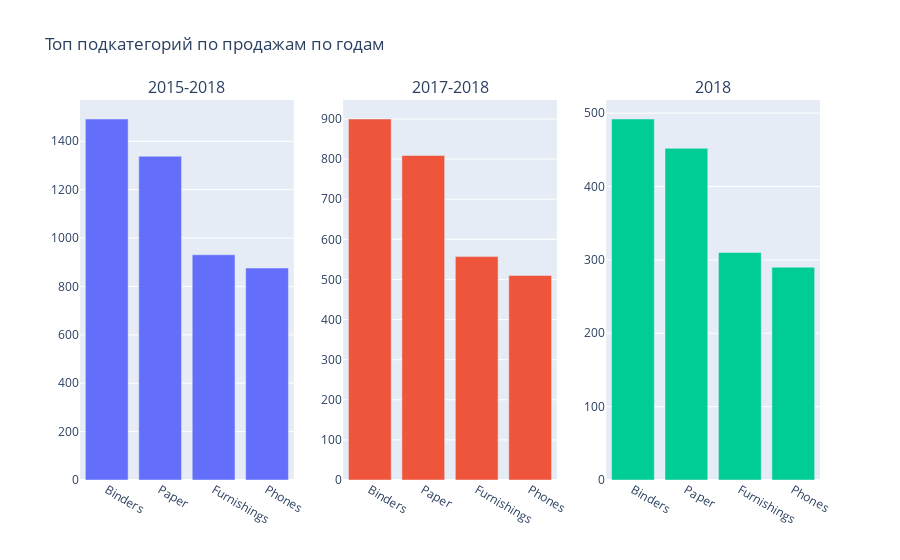

Notebook code cell kept with this figure:
### Markdown cell above
Визуализируем полученные данные

### Code cell
fig = make_subplots(rows=1, cols=3, subplot_titles=['2015-2018', '2017-2018', '2018'])


fig.add_trace(
    go.Bar(x=top_sub_cat_all.index, y=top_sub_cat_all.values, name='2015-2018'),
    row=1, col=1
)


fig.add_trace(
    go.Bar(x=top_sub_cat_two_years.index, y=top_sub_cat_two_years.values, name='2017-2018'),
    row=1, col=2
)


fig.add_trace(
    go.Bar(x=top_sub_cat_one_years.index, y=top_sub_cat_one_years.values, name='2018'),
    row=1, col=3
)

fig.update_layout(title_text='Топ подкатегорий по продажам по годам', showlegend=False)
fig.show()

### Figure 1 — Plotly figure (JSON) as saved in the notebook; plotly's stock layout.template omitted (floating-point values rounded to 4 significant figures)
{"data": [{"name": "2015-2018", "type": "bar", "x": ["Binders", "Paper", "Furnishings", "Phones"], "xaxis": "x", "y": [1492, 1338, 931, 876], "yaxis": "y"}, {"name": "2017-2018", "type": "bar", "x": ["Binders", "Paper", "Furnishings", "Phones"], "xaxis": "x2", "y": [900, 809, 557, 510], "yaxis": "y2"}, {"name": "2018", "type": "bar", "x": ["Binders", "Paper", "Furnishings", "Phones"], "xaxis": "x3", "y": [492, 452, 310, 290], "yaxis": "y3"}], "layout": {"annotations": [{"font": {"size": 16}, "showarrow": false, "text": "2015-2018", "x": 0.1444, "xanchor": "center", "xref": "paper", "y": 1, "yanchor": "bottom", "yref": "paper"}, {"font": {"size": 16}, "showarrow": false, "text": "2017-2018", "x": 0.5, "xanchor": "center", "xref": "paper", "y": 1, "yanchor": "bottom", "yref": "paper"}, {"font": {"size": 16}, "showarrow": false, "text": "2018", "x": 0.8556, "xanchor": "center", "xref": "paper", "y": 1, "yanchor": "bottom", "yref": "paper"}], "showlegend": false, "title": {"text": "Топ подкатегорий по продажам по годам"}, "xaxis": {"anchor": "y", "domain": [0, 0.2889]}, "xaxis2": {"anchor": "y2", "domain": [0.3556, 0.6444]}, "xaxis3": {"anchor": "y3", "domain": [0.7111, 1]}, "yaxis": {"anchor": "x", "domain": [0, 1]}, "yaxis2": {"anchor": "x2", "domain": [0, 1]}, "yaxis3": {"anchor": "x3", "domain": [0, 1]}}}
